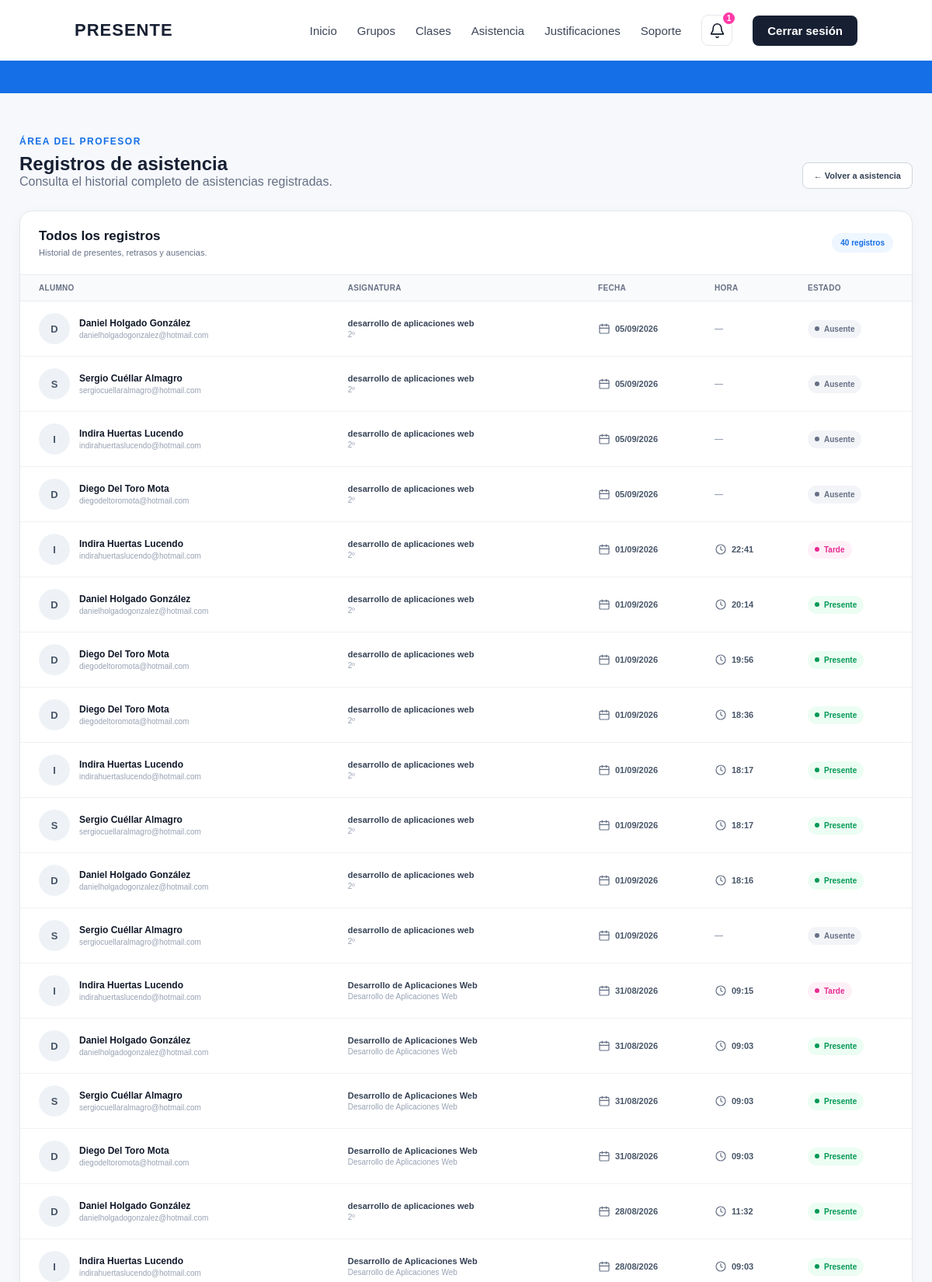
/profesor/asistencia/registros/ (signed in, upper part), run on the app's committed database.
### asistencia/models.py (models this page shows, shortened)
class Asistencia(models.Model):
    ESTADOS = [
        ('presente', 'Presente'),
        ('tarde', 'Tarde'),
        ('ausente', 'Ausente'),
    ]
    alumno = models.ForeignKey(
        Alumno,
        on_delete=models.CASCADE
    )
    clase = models.ForeignKey(
        Clase,
        on_delete=models.CASCADE
    )
    estado = models.CharField(
        max_length=20,
        choices=ESTADOS,
        default='ausente'
    )
    hora_registro = models.TimeField(
        blank=True,
        null=True
    )
    class Meta:
        constraints = [
            models.UniqueConstraint(
                fields=[
                    'alumno',
                    'clase'
                ],
                name='asistencia_unica_por_alumno_clase'
            )
        ]

class Alumno(models.Model):
    nombre = models.CharField(
        max_length=100
    )
    apellidos = models.CharField(
        max_length=150
    )
    carrera = models.CharField(
        max_length=150
    )
    curso = models.CharField(
        max_length=50
    )
    email = models.EmailField(
        unique=True
    )
    password = models.CharField(
        max_length=128
    )
    foto = models.ImageField(
        upload_to='alumnos/',
        blank=True,
        null=True
    )
    grupo = models.ForeignKey(
        Grupo,
        on_delete=models.CASCADE
    )

class Clase(models.Model):
    grupo = models.ForeignKey(
        Grupo,
        on_delete=models.CASCADE
    )
    fecha = models.DateField()
    hora_inicio = models.TimeField()
    asistencia_abierta = models.BooleanField(
        default=False
    )
    token_qr = models.UUIDField(
        default=uuid.uuid4,
        editable=False,
        unique=True
    )
    token_qr_generado_en = models.DateTimeField(
        blank=True,
        null=True
    )

class Grupo(models.Model):
    nombre = models.CharField(
        max_length=100
    )
    asignatura = models.CharField(
        max_length=150
    )
    profesor = models.ForeignKey(
        Profesor,
        on_delete=models.CASCADE
    )

### asistencia/views.py (the view)
def registros_asistencia(request):
    profesor_id = request.session.get(
        'profesor_id'
    )
    if not profesor_id:
        return redirect(
            'seleccionar_login'
        )
    profesor = get_object_or_404(
        Profesor,
        id=profesor_id
    )
    registros = (
        Asistencia.objects.filter(
            clase__grupo__profesor=profesor
        )
        .select_related(
            'alumno',
            'clase',
            'clase__grupo'
        )
        .order_by(
            '-clase__fecha',
            '-hora_registro'
        )
    )
    return render(
        request,
        'asistencia/registros_asistencia.html',
        {
            'profesor': profesor,
            'registros': registros,
        }
    )

### asistencia/context_processors.py (called while the page is built)
def notificaciones_profesor(request):
    profesor_id = request.session.get("profesor_id")
    if not profesor_id:
        return {
            "justificaciones_pendientes": 0
        }
    justificaciones_pendientes = (
        Justificacion.objects
        .filter(
            estado="pendiente",
            asistencia__clase__grupo__profesor_id=profesor_id
        )
        .count()
    )
    return {
        "justificaciones_pendientes": justificaciones_pendientes
    }

### asistencia/templates/asistencia/registros_asistencia.html (shortened to what this page needs)
{% extends 'asistencia/base.html' %}
{% block content %}
<section class="panel-usuario">
    <div class="panel-contenedor registros-contenedor">
        <div class="cabecera-registros">
            <div>
                <p class="panel-etiqueta">
                    ÁREA DEL PROFESOR
                </p>
                <h1>
                    Registros de asistencia
                </h1>
                <p class="panel-subtitulo">
                    Consulta el historial completo de asistencias registradas.
                </p>
            </div>
            <a
                href="{% url 'control_asistencia' %}"
                class="volver-asistencia"
            >
                ← Volver a asistencia
            </a>
        </div>
        <div class="tarjeta-registros">
            <div class="cabecera-tabla">
                <div>
                    <h2>
                        Todos los registros
                    </h2>
                    <p>
                        Historial de presentes, retrasos y ausencias.
                    </p>
                </div>
                <div class="contador-registros">
                    {{ registros|length }} registros
                </div>
            </div>
            <div class="fila-titulos">
                <span>
                    Alumno
                </span>
                <span>
                    Asignatura
                </span>
                <span>
                    Fecha
                </span>
                <span>
                    Hora
                </span>
                <span>
                    Estado
                </span>
            </div>
            {% for registro in registros %}
                <div class="fila-registro">
                    <div class="alumno-registro">
                        {% if registro.alumno.foto %}
                            <img
                                src="{{ registro.alumno.foto.url }}"
                                alt="{{ registro.alumno.nombre }}"
                            >
                        {% else %}
                            <div class="avatar-registro">
                                {{ registro.alumno.nombre|first }}
                            </div>
                        {% endif %}
                        <div>
                            <strong>
                                {{ registro.alumno.nombre }}
                                {{ registro.alumno.apellidos }}
                            </strong>
                            <span>
                                {{ registro.alumno.email }}
                            </span>
                        </div>
                    </div>
                    <div class="dato-registro">
                        <strong>
                            {{ registro.clase.grupo.asignatura }}
                        </strong>
                        <span>
                            {{ registro.clase.grupo.nombre }}
                        </span>
                    </div>
                    <div class="fecha-registro">
                        <svg
                            width="16"
                            height="16"
                            viewBox="0 0 24 24"
                            fill="none"
                            stroke="#667085"
                            stroke-width="1.8"
                            stroke-linecap="round"
                            stroke-linejoin="round"
                        >
                            <rect
                                x="3"
                                y="5"
                                width="18"
                                height="16"
                                rx="2"
                            ></rect>
                            <line
                                x1="16"
                                y1="3"
                                x2="16"
                                y2="7"
                            ></line>
                            <line
                                x1="8"
                                y1="3"
                                x2="8"
                                y2="7"
                            ></line>
                            <line
                                x1="3"
                                y1="11"
                                x2="21"
                                y2="11"
                            ></line>
                        </svg>
                        {{ registro.clase.fecha|date:"d/m/Y" }}
                    </div>
                    <div class="hora-registro">
                        {% if registro.hora_registro %}
                            <svg
                                width="16"
                                height="16"
                                viewBox="0 0 24 24"
                                fill="none"
                                stroke="#667085"
                                stroke-width="1.8"
                                stroke-linecap="round"
                                stroke-linejoin="round"
                            >
                                <circle
                                    cx="12"
                                    cy="12"
                                    r="9"
                                ></circle>
                                <polyline
                                    points="12 7 12 12 15 14"
                                ></polyline>
                            </svg>
                            {{ registro.hora_registro|time:"H:i" }}
                        {% else %}
                            <span class="sin-hora">
                                —
                            </span>
                        {% endif %}
                    </div>
                    <div>
                        {% if registro.estado == 'presente' %}
                            <span class="estado estado-presente">
                                <span class="punto-estado"></span>
                                Presente
                            </span>
                        {% elif registro.estado == 'tarde' %}
                            <span class="estado estado-tarde">
                                <span class="punto-estado"></span>
                                Tarde
                            </span>
                        {% elif registro.estado == 'ausente' %}
                            <span class="estado estado-ausente">
                                <span class="punto-estado"></span>
                                Ausente
                            </span>
                        {% else %}
                            <span class="estado estado-neutro">
                                <span class="punto-estado"></span>
                                {{ registro.get_estado_display }}
                            </span>
                        {% endif %}
                    </div>
                </div>
            {% endfor %}
        </div>
    </div>
</section>
{% endblock %}

### asistencia/static/asistencia/css/style.css (style rules this page uses)
* { margin: 0; padding: 0; box-sizing: border-box; }
html { width: 100%; overflow-x: hidden; }
body { width: 100%; min-height: 100vh; font-family: 'Poppins', sans-serif; background-color: #f6f8fb; color: #172033; overflow-x: hidden; }
.panel-usuario { min-height: calc(100vh - 120px); padding: 55px 25px 80px; }
.panel-contenedor { width: 100%; max-width: 1100px; margin: 0 auto; }
.panel-etiqueta { margin-bottom: 8px; color: #156FE7; font-size: 12px; font-weight: 700; letter-spacing: 1.5px; }
.panel-subtitulo { color: #667085; font-size: 16px; }

### asistencia/templates/asistencia/registros_asistencia.html (style rules this page uses)
.registros-contenedor { max-width:1180px; }
.cabecera-registros { display:flex; align-items:flex-end; justify-content:space-between; gap:25px; margin-bottom:28px; }
.volver-asistencia { display:inline-flex; align-items:center; justify-content:center; padding:10px 14px; border:1px solid #D0D5DD; border-radius:8px; background:#FFFFFF; color:#344054; font-size:11px; font-weight:700; text-decoration:none; transition: background .15s ease, border-color .15s ease; }
.tarjeta-registros { overflow:hidden; background:#FFFFFF; border:1px solid #E5E7EB; border-radius:16px; box-shadow: 0 5px 18px rgba(16,24,40,.04); }
.cabecera-tabla { display:flex; align-items:center; justify-content:space-between; gap:20px; padding:22px 24px; border-bottom:1px solid #EAECF0; }
.cabecera-tabla h2 { margin:0 0 5px; color:#101828; font-size:17px; font-weight:700; }
.cabecera-tabla p { margin:0; color:#667085; font-size:11px; }
.contador-registros { padding:7px 11px; border-radius:999px; background:#EEF6FF; color:#156FE7; font-size:10px; font-weight:700; white-space:nowrap; }
.fila-titulos { display:grid; grid-template-columns: minmax(250px,1.5fr) minmax(190px,1.2fr) 130px 100px 110px; gap:20px; padding:11px 24px; background:#F9FAFB; border-bottom:1px solid #EAECF0; color:#667085; font-size:10px; font-weight:700; text-transform:uppercase; letter-spacing:.03em; }
.fila-registro { display:grid; grid-template-columns: minmax(250px,1.5fr) minmax(190px,1.2fr) 130px 100px 110px; gap:20px; align-items:center; padding:15px 24px; border-bottom:1px solid #F0F1F3; transition:background .15s ease; }
.alumno-registro { display:flex; align-items:center; gap:12px; min-width:0; }
.alumno-registro img, .avatar-registro { width:40px; height:40px; flex-shrink:0; border-radius:50%; }
.avatar-registro { display:flex; align-items:center; justify-content:center; background:#EEF2F6; color:#475467; font-size:13px; font-weight:700; }
.alumno-registro > div:last-child { min-width:0; }
.alumno-registro strong { display:block; margin-bottom:3px; overflow:hidden; color:#101828; font-size:12px; text-overflow:ellipsis; white-space:nowrap; }
.alumno-registro span { display:block; overflow:hidden; color:#98A2B3; font-size:10px; text-overflow:ellipsis; white-space:nowrap; }
.dato-registro { min-width:0; }
.dato-registro strong { display:block; margin-bottom:3px; overflow:hidden; color:#344054; font-size:11px; text-overflow:ellipsis; white-space:nowrap; }
.dato-registro span { display:block; overflow:hidden; color:#98A2B3; font-size:10px; text-overflow:ellipsis; white-space:nowrap; }
.fecha-registro, .hora-registro { display:flex; align-items:center; gap:6px; color:#475467; font-size:11px; font-weight:600; }
.sin-hora { color:#98A2B3; }
.estado { display:inline-flex; align-items:center; gap:6px; padding:6px 9px; border-radius:999px; font-size:10px; font-weight:700; white-space:nowrap; }
.punto-estado { width:6px; height:6px; border-radius:50%; background:currentColor; }
.estado-presente { background:#ECFDF3; color:#039855; }
.estado-tarde { background:#FFF0F8; color:#E82A91; }
.estado-ausente { background:#F2F4F7; color:#667085; }

### data on the page
Asistencia: alumno.nombre|first "D", alumno.nombre "Daniel", alumno.apellidos "Holgado González", alumno.email "danielholgadogonzalez@hotmail.com", clase.grupo.asignatura "desarrollo de aplicaciones web", clase.grupo.nombre "2º", clase.fecha "05/09/2026", estado "ausente" (drawn)
Asistencia: alumno.nombre|first "S", alumno.nombre "Sergio", alumno.apellidos "Cuéllar Almagro", alumno.email "sergiocuellaralmagro@hotmail.com", clase.grupo.asignatura "desarrollo de aplicaciones web", clase.grupo.nombre "2º", clase.fecha "05/09/2026", estado "ausente" (drawn)
Asistencia: alumno.nombre|first "I", alumno.nombre "Indira", alumno.apellidos "Huertas Lucendo", alumno.email "indirahuertaslucendo@hotmail.com", clase.grupo.asignatura "desarrollo de aplicaciones web", clase.grupo.nombre "2º", clase.fecha "05/09/2026", estado "ausente" (drawn)
Asistencia: alumno.nombre|first "D", alumno.nombre "Diego", alumno.apellidos "Del Toro Mota", alumno.email "diegodeltoromota@hotmail.com", clase.grupo.asignatura "desarrollo de aplicaciones web", clase.grupo.nombre "2º", clase.fecha "05/09/2026", estado "ausente" (drawn)
Asistencia: alumno.nombre|first "I", alumno.nombre "Indira", alumno.apellidos "Huertas Lucendo", alumno.email "indirahuertaslucendo@hotmail.com", clase.grupo.asignatura "desarrollo de aplicaciones web", clase.grupo.nombre "2º", clase.fecha "01/09/2026", hora_registro "22:41", estado "tarde" (drawn)
Asistencia: alumno.nombre|first "D", alumno.nombre "Daniel", alumno.apellidos "Holgado González", alumno.email "danielholgadogonzalez@hotmail.com", clase.grupo.asignatura "desarrollo de aplicaciones web", clase.grupo.nombre "2º", clase.fecha "01/09/2026", hora_registro "20:14", estado "presente" (drawn)
Asistencia: alumno.nombre|first "D", alumno.nombre "Diego", alumno.apellidos "Del Toro Mota", alumno.email "diegodeltoromota@hotmail.com", clase.grupo.asignatura "desarrollo de aplicaciones web", clase.grupo.nombre "2º", clase.fecha "01/09/2026", hora_registro "19:56", estado "presente" (drawn)
Asistencia: alumno.nombre|first "D", alumno.nombre "Diego", alumno.apellidos "Del Toro Mota", alumno.email "diegodeltoromota@hotmail.com", clase.grupo.asignatura "desarrollo de aplicaciones web", clase.grupo.nombre "2º", clase.fecha "01/09/2026", hora_registro "18:36", estado "presente" (drawn)
Asistencia: alumno.nombre|first "I", alumno.nombre "Indira", alumno.apellidos "Huertas Lucendo", alumno.email "indirahuertaslucendo@hotmail.com", clase.grupo.asignatura "desarrollo de aplicaciones web", clase.grupo.nombre "2º", clase.fecha "01/09/2026", hora_registro "18:17", estado "presente" (drawn)
Asistencia: alumno.nombre|first "S", alumno.nombre "Sergio", alumno.apellidos "Cuéllar Almagro", alumno.email "sergiocuellaralmagro@hotmail.com", clase.grupo.asignatura "desarrollo de aplicaciones web", clase.grupo.nombre "2º", clase.fecha "01/09/2026", hora_registro "18:17", estado "presente" (drawn)
Asistencia: alumno.nombre|first "D", alumno.nombre "Daniel", alumno.apellidos "Holgado González", alumno.email "danielholgadogonzalez@hotmail.com", clase.grupo.asignatura "desarrollo de aplicaciones web", clase.grupo.nombre "2º", clase.fecha "01/09/2026", hora_registro "18:16", estado "presente" (drawn)
Asistencia: alumno.nombre|first "S", alumno.nombre "Sergio", alumno.apellidos "Cuéllar Almagro", alumno.email "sergiocuellaralmagro@hotmail.com", clase.grupo.asignatura "desarrollo de aplicaciones web", clase.grupo.nombre "2º", clase.fecha "01/09/2026", estado "ausente" (drawn)
Asistencia: alumno.nombre|first "I", alumno.nombre "Indira", alumno.apellidos "Huertas Lucendo", alumno.email "indirahuertaslucendo@hotmail.com", clase.grupo.asignatura "Desarrollo de Aplicaciones Web", clase.grupo.nombre "Desarrollo de Aplicaciones Web", clase.fecha "31/08/2026", hora_registro "09:15", estado "tarde" (drawn)
Asistencia: alumno.nombre|first "D", alumno.nombre "Daniel", alumno.apellidos "Holgado González", alumno.email "danielholgadogonzalez@hotmail.com", clase.grupo.asignatura "Desarrollo de Aplicaciones Web", clase.grupo.nombre "Desarrollo de Aplicaciones Web", clase.fecha "31/08/2026", hora_registro "09:03", estado "presente" (drawn)
Asistencia: alumno.nombre|first "S", alumno.nombre "Sergio", alumno.apellidos "Cuéllar Almagro", alumno.email "sergiocuellaralmagro@hotmail.com", clase.grupo.asignatura "Desarrollo de Aplicaciones Web", clase.grupo.nombre "Desarrollo de Aplicaciones Web", clase.fecha "31/08/2026", hora_registro "09:03", estado "presente" (drawn)
Asistencia: alumno.nombre|first "D", alumno.nombre "Diego", alumno.apellidos "Del Toro Mota", alumno.email "diegodeltoromota@hotmail.com", clase.grupo.asignatura "Desarrollo de Aplicaciones Web", clase.grupo.nombre "Desarrollo de Aplicaciones Web", clase.fecha "31/08/2026", hora_registro "09:03", estado "presente" (drawn)
Asistencia: alumno.nombre|first "D", alumno.nombre "Daniel", alumno.apellidos "Holgado González", alumno.email "danielholgadogonzalez@hotmail.com", clase.grupo.asignatura "desarrollo de aplicaciones web", clase.grupo.nombre "2º", clase.fecha "28/08/2026", hora_registro "11:32", estado "presente" (drawn)
Asistencia: alumno.nombre|first "I", alumno.nombre "Indira", alumno.apellidos "Huertas Lucendo", alumno.email "indirahuertaslucendo@hotmail.com", clase.grupo.asignatura "Desarrollo de Aplicaciones Web", clase.grupo.nombre "Desarrollo de Aplicaciones Web", clase.fecha "28/08/2026", hora_registro "09:03", estado "presente" (drawn)

### other printed values
{{ justificaciones_pendientes }} "1"
{{ registros|length }} "40"
